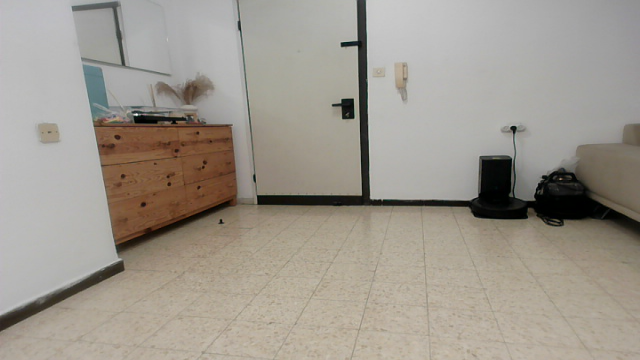
#> input picture evaluation/eval_input/frame_0002.png, 640 x 360 px, given in place of the camera
$ python 'Calibration Helper script.py'
#> lines starting #> are read from the running program, lines starting #| are printed output that depends on the picture; after the words box and inside, x2 and y2 are one past the last pixel; in counts of white or black regions, pixels touching at a corner belong together
### config_utils.py
import json
import os
import numpy as np

CONFIG_FILE = "ball_config.json"
RUNTIME_CONFIG_FILE = "runtime_config.json"

def save_hsv_config(lower_hsv, upper_hsv, profile_name="default"):
    """Saves HSV bounds for a camera profile, preserving other profiles in the file."""
    data = {}
    if os.path.exists(CONFIG_FILE):
        try:
            with open(CONFIG_FILE, 'r') as f:
                data = json.load(f)
        except json.JSONDecodeError:
            print("[WARNING] Config file was corrupted. Creating a new one.")
            data = {}

    data[profile_name] = {
        "lower_hsv": lower_hsv.tolist(),
        "upper_hsv": upper_hsv.tolist()
    }

    with open(CONFIG_FILE, 'w') as f:
        json.dump(data, f, indent=4)

    print(f"[INFO] HSV config for '{profile_name}' saved.")

def load_hsv_config(profile_name="default"):
    """Loads HSV bounds for a camera profile; falls back to broad defaults."""
#> called with profile_name = 'top'
    default_lower = np.array([0, 30, 50])
    default_upper = np.array([30, 255, 255])

    if not os.path.exists(CONFIG_FILE):
        print(f"[WARNING] Config file not found. Using defaults.")
        return default_lower, default_upper

    with open(CONFIG_FILE, 'r') as f:
#> (reads ball_config.json from the repository)
        try:
            data = json.load(f)
        except json.JSONDecodeError:
            print("[ERROR] Failed to decode JSON. Using defaults.")
            return default_lower, default_upper

    if profile_name not in data:
        print(f"[WARNING] Profile '{profile_name}' not found. Using defaults.")
        return default_lower, default_upper

    profile_data = data[profile_name]
    lower = np.array(profile_data["lower_hsv"])
    upper = np.array(profile_data["upper_hsv"])

    print(f"[INFO] HSV config for '{profile_name}' loaded.")
    return lower, upper


# [36 lines left out: functions save_floor_epsilon, load_floor_epsilon, not called in this run]


FLOOR_CONFIG_FILE = "floor_calibration.json"

# [27 lines left out: functions save_floor_points, load_floor_points, not called in this run]

### Calibration Helper script.py
import cv2
import numpy as np
import time
from config_utils import load_hsv_config, save_hsv_config

def nothing(x):
    pass

def calibrate_ball_color(source=1, camera_name="default"):
    """
    Interactive HSV calibration GUI. Shows live feed + binary mask side by side.
    Adjust sliders until the ball is white and background is black, then press ESC to save.
    """
    print(f"[INFO] Opening source: {source} for profile: '{camera_name}'...")
    cap = cv2.VideoCapture(source)

    if not cap.isOpened():
        print(f"[ERROR] Could not open source: {source}")
        return

    window_name = f"HSV Calibration - {camera_name.upper()}"
    cv2.namedWindow(window_name)

    lower_saved, upper_saved = load_hsv_config(profile_name=camera_name)

    cv2.createTrackbar("Lower Hue", window_name, int(lower_saved[0]), 179, nothing)
    cv2.createTrackbar("Lower Sat", window_name, int(lower_saved[1]), 255, nothing)
    cv2.createTrackbar("Lower Val", window_name, int(lower_saved[2]), 255, nothing)
    cv2.createTrackbar("Upper Hue", window_name, int(upper_saved[0]), 179, nothing)
    cv2.createTrackbar("Upper Sat", window_name, int(upper_saved[1]), 255, nothing)
    cv2.createTrackbar("Upper Val", window_name, int(upper_saved[2]), 255, nothing)

    print("[INFO] Calibration Started.")
    print("[INFO] Adjust sliders until the ball is pure WHITE and background is BLACK.")
    print("[INFO] Press 'ESC' to SAVE settings and EXIT.")

    while True:
        ret, frame = cap.read()
#> frame is the input picture: shape (360, 640, 3); mean B, G, R 142, 151.6, 157.8
        if not ret:
            cap.set(cv2.CAP_PROP_POS_FRAMES, 0)
            continue

        frame = cv2.resize(frame, (640, 480))
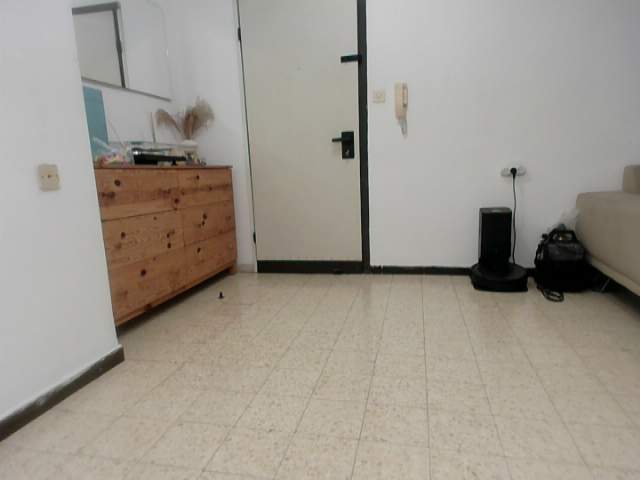
#> frame: shape (480, 640, 3); mean B, G, R 142, 151.6, 157.8
        hsv_frame = cv2.cvtColor(frame, cv2.COLOR_BGR2HSV)
#> hsv_frame: shape (480, 640, 3); mean H, S, V 25.8, 33.2, 158.3

        l_h = cv2.getTrackbarPos("Lower Hue", window_name)
        l_s = cv2.getTrackbarPos("Lower Sat", window_name)
        l_v = cv2.getTrackbarPos("Lower Val", window_name)
        u_h = cv2.getTrackbarPos("Upper Hue", window_name)
        u_s = cv2.getTrackbarPos("Upper Sat", window_name)
        u_v = cv2.getTrackbarPos("Upper Val", window_name)

        lower_bound = np.array([l_h, l_s, l_v])
        upper_bound = np.array([u_h, u_s, u_v])

        mask = cv2.inRange(hsv_frame, lower_bound, upper_bound)
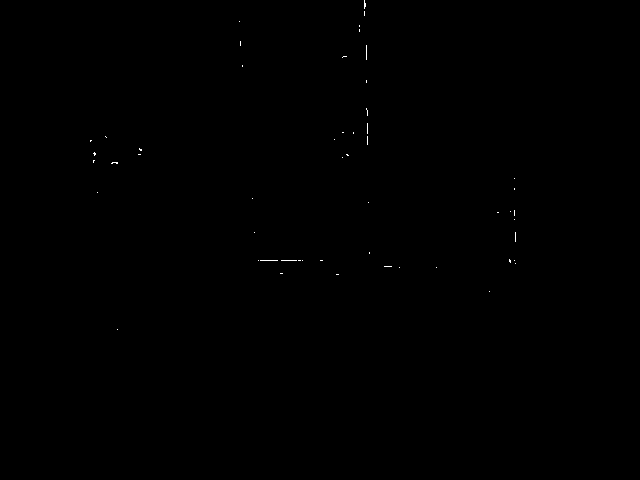
#> mask: shape (480, 640); 0.07% white in thin lines or dots, all inside (x1, y1, x2, y2) = (90, 0, 516, 330)
        mask_bgr = cv2.cvtColor(mask, cv2.COLOR_GRAY2BGR)
        combined_view = np.hstack([frame, mask_bgr])
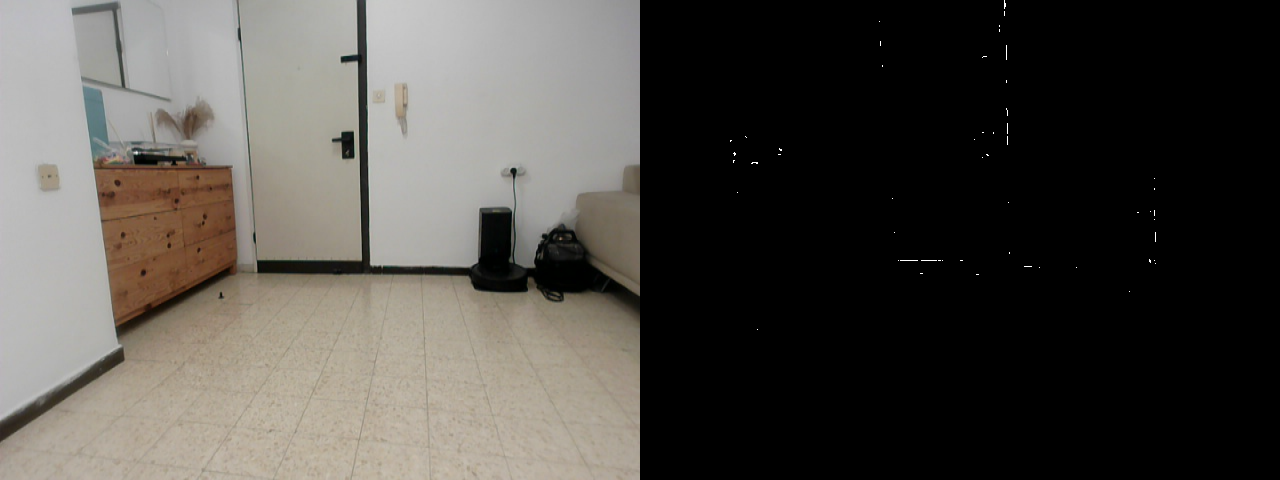
#> combined_view: shape (480, 1280, 3); mean B, G, R 71.1, 75.9, 79
        cv2.imshow(window_name, combined_view)

        key = cv2.waitKey(30) & 0xFF
#> (key Esc is pressed here)
        if key == 27:
            print("\n" + "="*40)
            print(f"[INFO] Calibration finished for '{camera_name}'.")
            print(f"[RESULT] Lower HSV: {lower_bound}")
            print(f"[RESULT] Upper HSV: {upper_bound}")
            save_hsv_config(lower_bound, upper_bound, profile_name=camera_name)
            print("="*40 + "\n")
            break

    cap.release()
    cv2.destroyAllWindows()

if __name__ == "__main__":
    calibrate_ball_color(source=0, camera_name="top")
    calibrate_ball_color(source=0, camera_name="side")
#> (key Enter is pressed here)
